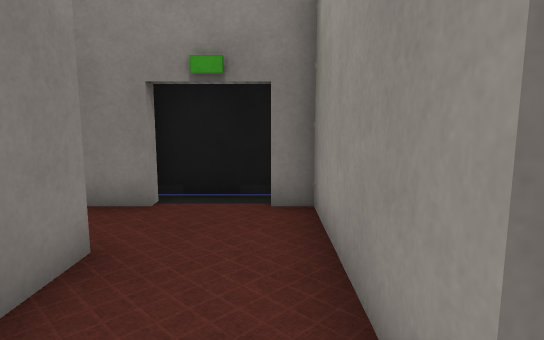
view 1 (above)

20 first-person views from a walk through a scene from a Unity 3-D project. The camera is 1.4 m above the floor, tilts 8° down and sees 75° across. Doors are open. The floor is counted in squares, 1 m on a side. Each view is taken from the middle of a square. On the plan, view 1 faces up. The plan holds only what a view shows up to about 15 squares ahead; the rest is blank. The player is left out. Some surface patterns are stand-ins.

view 2
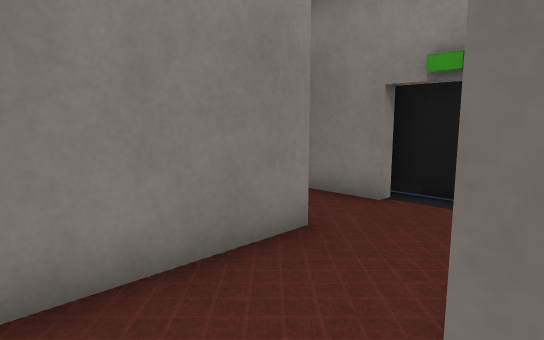

view 3
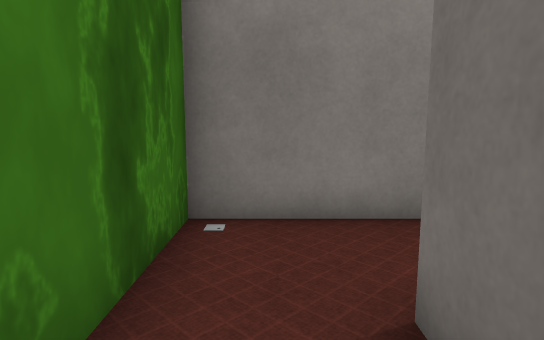

view 4
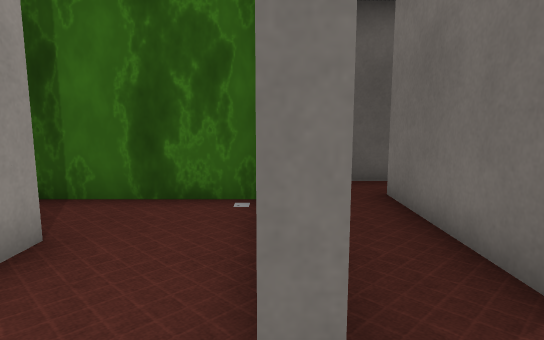

view 5
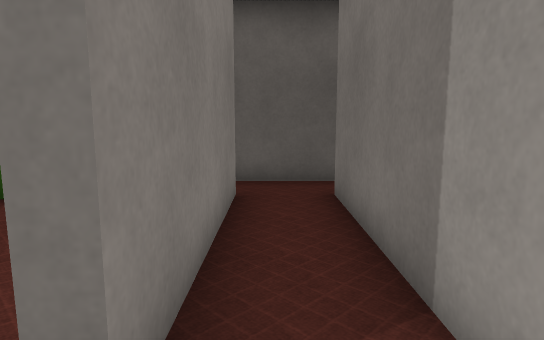

view 6
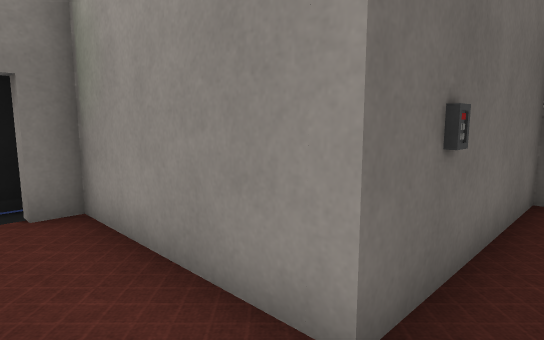

view 7
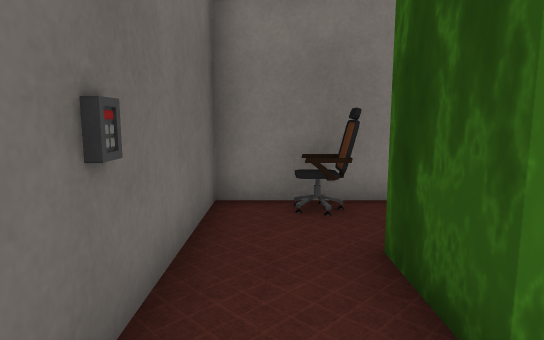

view 8
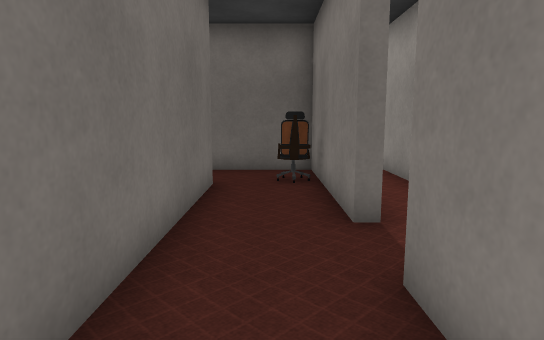

view 9
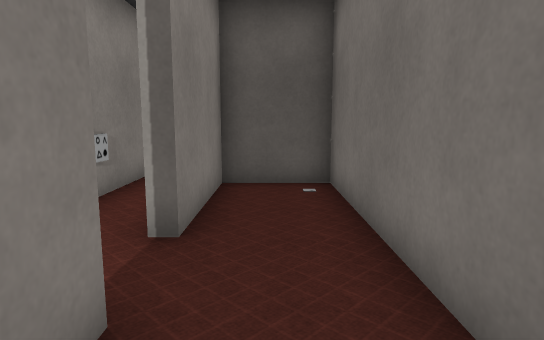

view 10
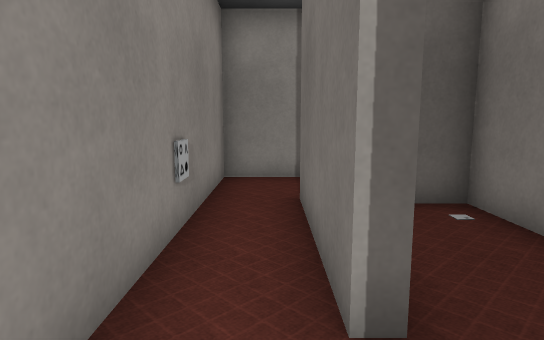

view 11
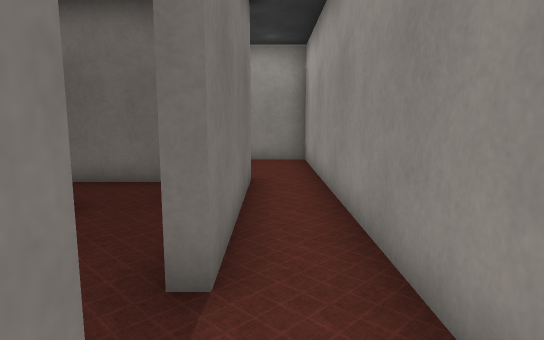

view 12
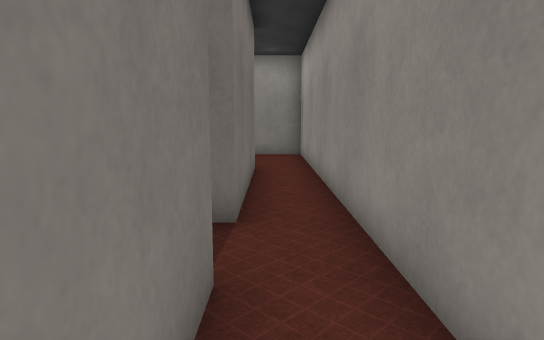

view 13
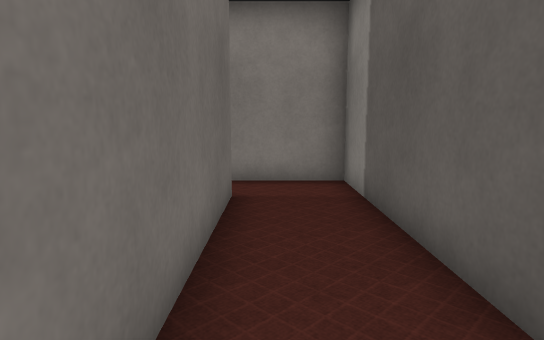

view 14
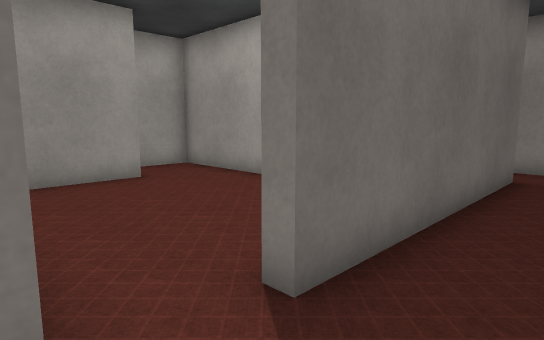

view 15
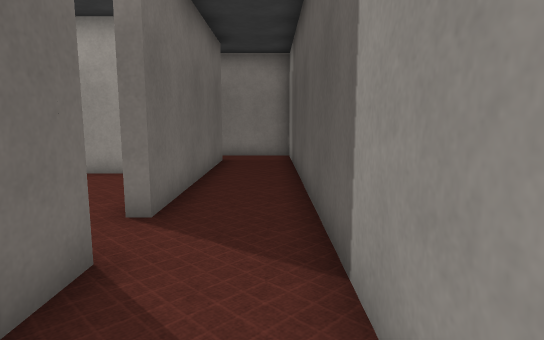

view 16
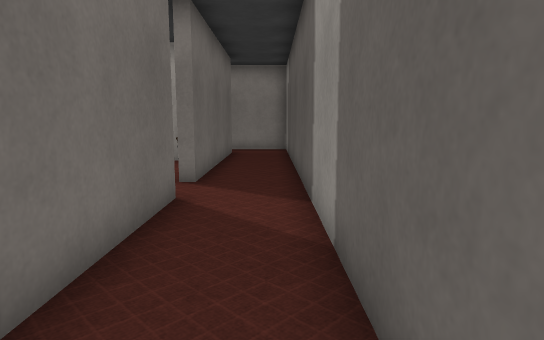

view 17
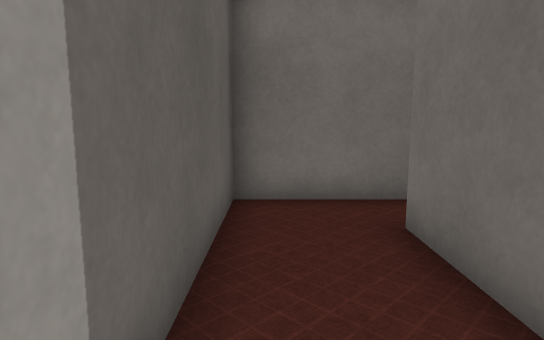

view 18
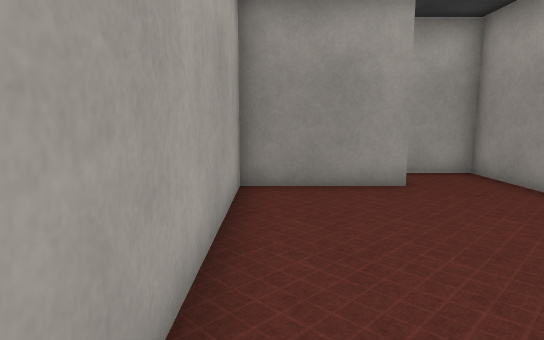

view 19
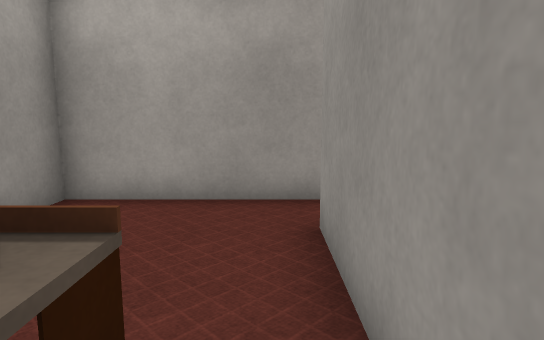

view 20
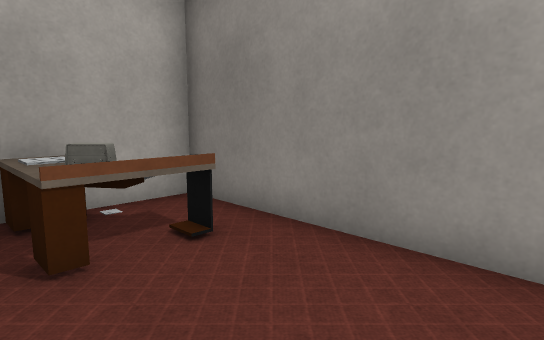

### Floor plan
Points are (right, up) in squares from view 1. A wall is a line through its corners. A room is listed if a view was taken in it or the views show most of it. See-through windows are left out.
Room 1 (views 1, 4, 6, 7)
walls: (-2.3, 3.6) (-1.9, 3.6) (-1.9, -1.2) (0.5, -1.2); (0.7, 1) (0.7, 5.7) (0, 5.7); (0.1, 6.9) (-2.5, 6.9)
ways out: opening at (1, 0) to room 2; opening at (-2, 4.5) to room 4; open door at (-1, 6)
Room 2 (view 2)
walls: (0.5, -1.2) (2.5, -1.2)
ways out: opening at (1, 0) to room 1; opening at (3.5, 0) to room 3
Room 3 (views 3, 8, 9)
walls: (6.1, -4.3) (6.1, -1.4); (2.5, -1.2) (3.7, -1.2) (3.7, -9.9) (6.1, -9.9) (6.1, -6.1); (6.1, -0.4) (6.1, 1) (2.4, 1)
ways out: opening at (3.5, 0) to room 2; opening at (6, -5.5) to room 5
objects: chair (5, -1) to (6, -1)
Room 4 (view 5)
walls: (-2.3, -1.6) (-2.3, 3.6); (-4.2, 3.6) (-4.2, -1.6); (-4.8, -3.1) (-2.1, -3.1); (-1.9, 5.7) (-3.6, 5.7)
ways out: opening at (-2, 4.5) to room 1; opening at (-2, -2) to room 7; opening at (-4, -2)
Room 5 (views 10, 11, 12, 13, 14, 15, 16, 17, 18)
walls: (-2.7, -10.3) (-8.5, -10.3); (6.1, -6.1) (6.5, -6.1) (6.5, -10.3) (-1, -10.3) (-1, -9.9); (6.1, -1.4) (6.1, -0.4); (-10.2, -10.5) (-10.2, -12.7) (8.2, -12.7) (8.2, 1.5); (6.5, 1.4) (6.5, -4.3) (6.1, -4.3)
ways out: opening at (6, -5.5) to room 3; opening at (7, 0.5) to room 6; opening at (-2, -10) to room 7; opening at (-9, -11)
Room 6 (views 19, 20)
walls: (2.8, 1.4) (6.5, 1.4); (2.4, 1) (0.7, 1); (8.2, 1.5) (8.2, 5.7) (1.1, 5.7) (1.1, 2.6)
ways out: opening at (7, 0.5) to room 5
objects: table (2, 3) to (3, 4); radio (3, 3)
Room 7 (no view inside)
walls: (3.3, -5.4) (3.3, -1.6) (1.5, -1.6); (1, -3.5) (-2.7, -3.5) (-2.7, -10.3); (3.3, -8.1) (3.3, -7)
ways out: opening at (-2, -2) to room 4; opening at (-2, -10) to room 5

Positions as (right, up) in squares from view 1, and headings:
1: (0, 0), facing up
2: (1, 0), facing up-left
3: (3, 0), facing left
4: (-2, 5), facing down
5: (-3, 5), facing down
6: (-1, 0), facing up-right
7: (0, 0), facing right
8: (5, -9), facing up
9: (5, -2), facing down
10: (7, -4), facing down
11: (7, -7), facing up
12: (7, -9), facing up
13: (0, -11), facing right
14: (-3, -12), facing up-right
15: (-6, -12), facing right
16: (-9, -12), facing right
17: (-4, -12), facing left
18: (-2, -11), facing up
19: (2, 2), facing right
20: (7, 2), facing up-left
